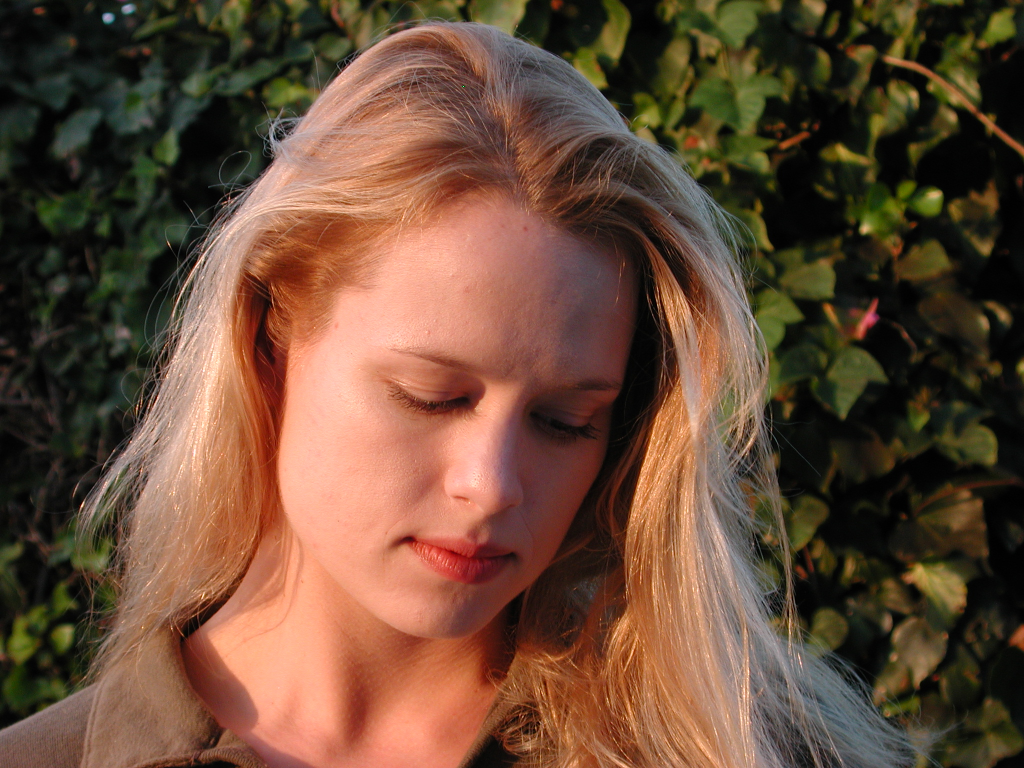
#> input picture source/DSCN0649.JPG, 2048 x 1536 px (shown at 1/2 size)
$ python simple_loglin.py source/DSCN0649.JPG   (Python 2 division)
#> lines starting #> are read from the running program, lines starting #| are printed output that depends on the picture
#!/usr/bin/env python

# This function simply walks through the lines of a file, leaving only those
# that are not comments

# Standard libs

import sys
import os
import traceback
# import pdb

# Installed libs

from PIL import Image

# parameters

long_edge_length = 1000
pgmloglin_path = os.path.join(sys.exec_prefix, 'pgmloglin')
gs_path = '/sw/bin/gs'

# code - no touch unless programmer!

def pil_image_rescale(infile, outfile):
    """pil_image_to_pgm(infile, outfile) - convert any image readable by PIL to pgm

    the function will work with any formats that PIL supports implicitly"""
#> called with infile = 'source/DSCN0649.JPG', outfile = 'source/DSCN0649.pgm'
    im = Image.open(infile)
#> im is the input picture: PIL image 2048x1536 RGB; mean R, G, B 104.5, 74.8, 55.4
    im = im.convert('L')
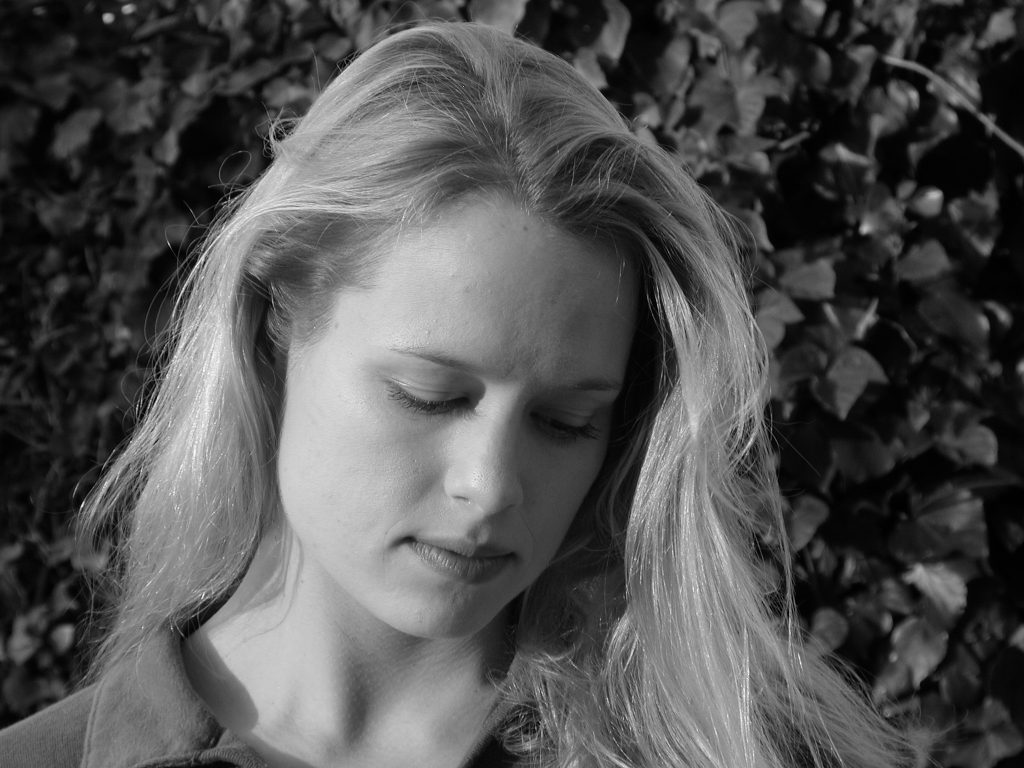
#> im: PIL image 2048x1536 L (shown at 1/2 size); min 0, max 252, mean 81.5
    scale = float(long_edge_length) / max(im.size)
#> scale = 0.488
    im = im.resize([int(d * scale) for d in im.size])
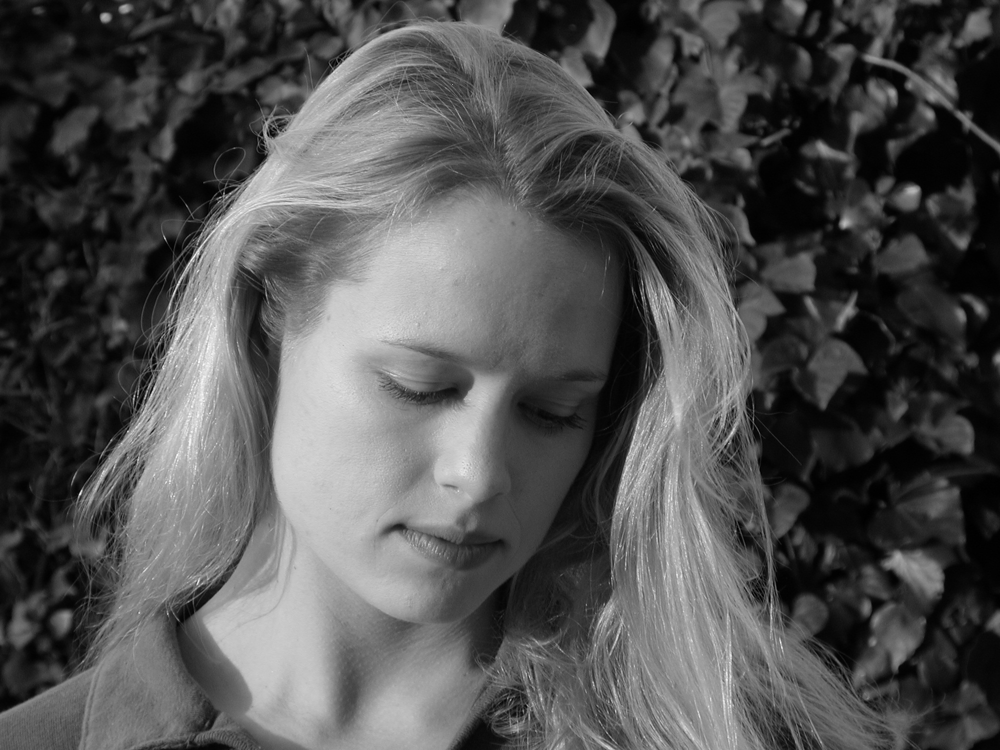
#> im: PIL image 1000x750 L; min 0, max 249, mean 81.5
    im.save(outfile)


if __name__ == '__main__':
    print "NOTE: Ghostscript must be installed to run this program properly!\n"

    for f in sys.argv[1:]:
        basename = f.rsplit('.', 1)[0]
        pgm_name = basename + '.pgm'
        ps_name = basename + '.ps'
        out_name = basename + '-lines.png'

        pil_image_rescale(f, pgm_name)

        print 'simple_loglin: generating', out_name
        os.system(pgmloglin_path + ' %s %s' % (pgm_name, ps_name))
        os.remove(pgm_name)

        if os.path.exists(gs_path):
            os.system(gs_path + ' -dSAFER -dBATCH -dNOPAUSE'
                    ' -dEPSFitPage -sDEVICE=pnggray -sOutputFile=%s %s' \
                            % (out_name, ps_name) )

            os.remove(ps_name)
            print out_name + ' done'

            # The following would allow more control, but PIL won't open
            # postscript files unless attached to a tty... or something like
            # that
            # im = Image.open(ps_name)
            # im.save(out_name)
        else:
            print "can't find gs!"
            print "You'll have to convert %s by hand" % ps_name
